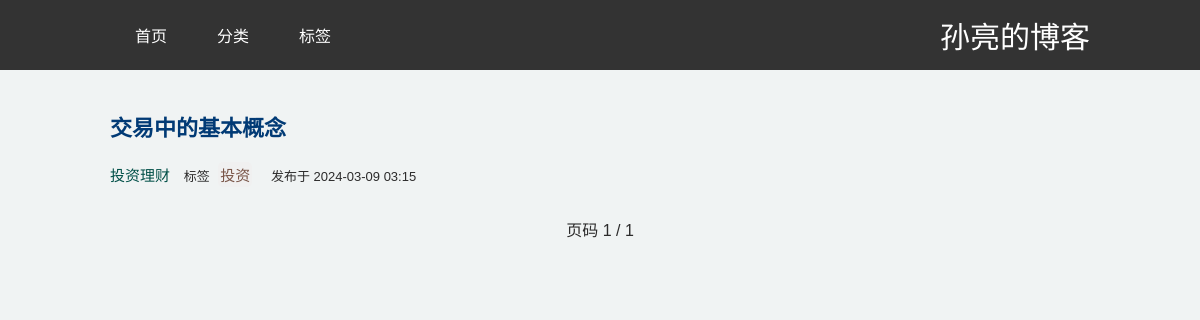
/home/, run on an earlier commit of the app's database.
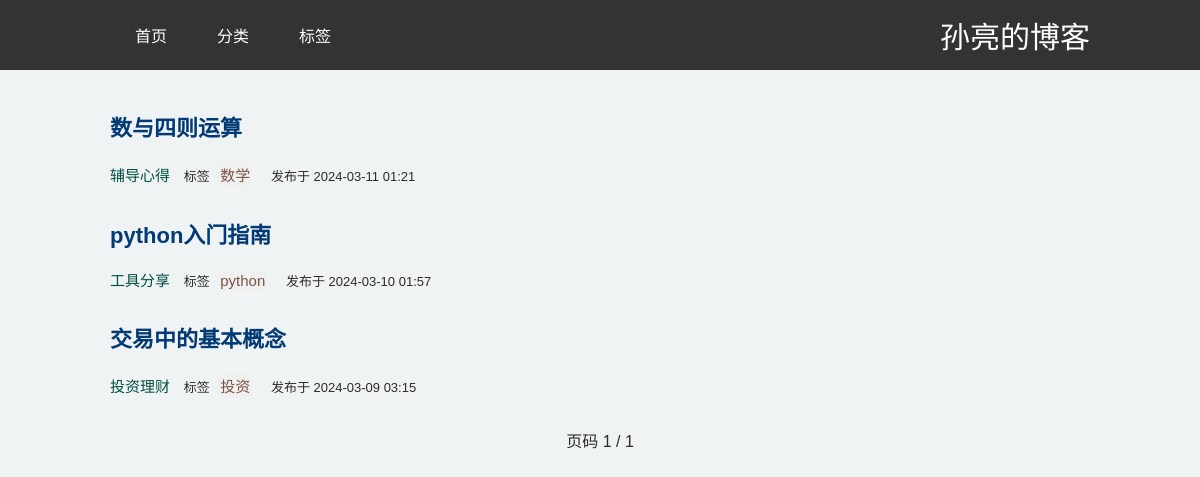
And on a later commit of the database.
### blog/models.py (models this page shows, shortened)
class Post(models.Model):
    STATUS_CHOICES = (
        ('draft', '草稿'),
        ('published', '已发布'),
    )
    title = models.CharField(max_length=200, verbose_name='标题', unique=True)
    slug = models.SlugField(max_length=200, unique_for_date='publish_date', verbose_name='Slug')
    author = models.ForeignKey(User, on_delete=models.CASCADE, related_name='blog_posts', verbose_name='作者')
    content = models.TextField(verbose_name='内容')
    publish_date = models.DateTimeField(auto_now_add=True, verbose_name='发布日期')
    last_updated = models.DateTimeField(auto_now=True, verbose_name='最后更新')
    status = models.CharField(max_length=10, choices=STATUS_CHOICES, default='draft', verbose_name='状态')
    category = models.ForeignKey(Category, on_delete=models.CASCADE, related_name='posts', verbose_name='分类')
    tags = models.ManyToManyField(Tag, related_name='posts', verbose_name='标签')
    class Meta:
        ordering = ('-publish_date',)
        verbose_name = '博文'
        verbose_name_plural = '博文'

class Category(models.Model):
    name = models.CharField(max_length=100, unique=True, verbose_name='名称')
    slug = models.SlugField(max_length=100, unique=True, verbose_name='Slug', null=True, blank=True)
    description = models.TextField(blank=True, verbose_name='描述')
    class Meta:
        verbose_name = '分类'
        verbose_name_plural = '分类'

class Tag(models.Model):
    name = models.CharField(max_length=100, unique=True, verbose_name='名称')
    slug = models.SlugField(max_length=100, unique=True, verbose_name='Slug', null=True, blank=True)
    class Meta:
        verbose_name = '标签'
        verbose_name_plural = '标签'

### blog/views.py (the view)
# urls.py: 2. Add a URL to urlpatterns:  path('', views.home, name='home')
def home(request):
    posts_list = Post.objects.filter(status='published').order_by('-publish_date')
    paginator = Paginator(posts_list, 10)  # 每页10篇文章
    page_number = request.GET.get('page', 1)
    page_obj = paginator.get_page(page_number)
    return render(request, 'blog/home.html', {'page_obj': page_obj})

### templates/blog/home.html (shortened to what this page needs)
{% extends "blog/base.html" %}
{% block content %}
    <div class="content">
        <div id="app">
            {% for post in page_obj %}
                <div class="post">
                    <h2><a href="{% url 'post_detail' slug=post.slug %}" class="post-link">{{ post.title }}</a></h2>
                    <p>
                        <span> <a class="category-link"
                                  href="{% url 'category_posts' category_slug=post.category.slug %}">{{ post.category.name }}</a>
                        </span>
                        <span>
                            标签
                            {% for tag in post.tags.all %}
                                <a class="tag-link" href="{% url 'tag_posts' tag_slug=tag.slug %}">{{ tag.name }}</a>
                            {% endfor %}
                        </span>
                        <span>发布于 {{ post.publish_date|date:"Y-m-d H:i" }}</span>
                    </p>
                </div>
            {% empty %}
                <p>没有找到任何文章。</p>
            {% endfor %}
            <div class="pagination">
                <span>页码 {{ page_obj.number }} / {{ page_obj.paginator.num_pages }}</span>
            </div>
        </div>
    </div>
{% endblock %}

What changed in the data, as far as the page shows it:
added Post: title "数与四则运算", category.name "辅导心得", publish_date "2024-03-11 01:21"
now on this page (row unchanged): Tag: name "数学", shown under "数与四则运算"
added Post: title "python入门指南", category.name "工具分享", publish_date "2024-03-10 01:57"
now on this page (row unchanged): Tag: name "python", shown under "python入门指南"
